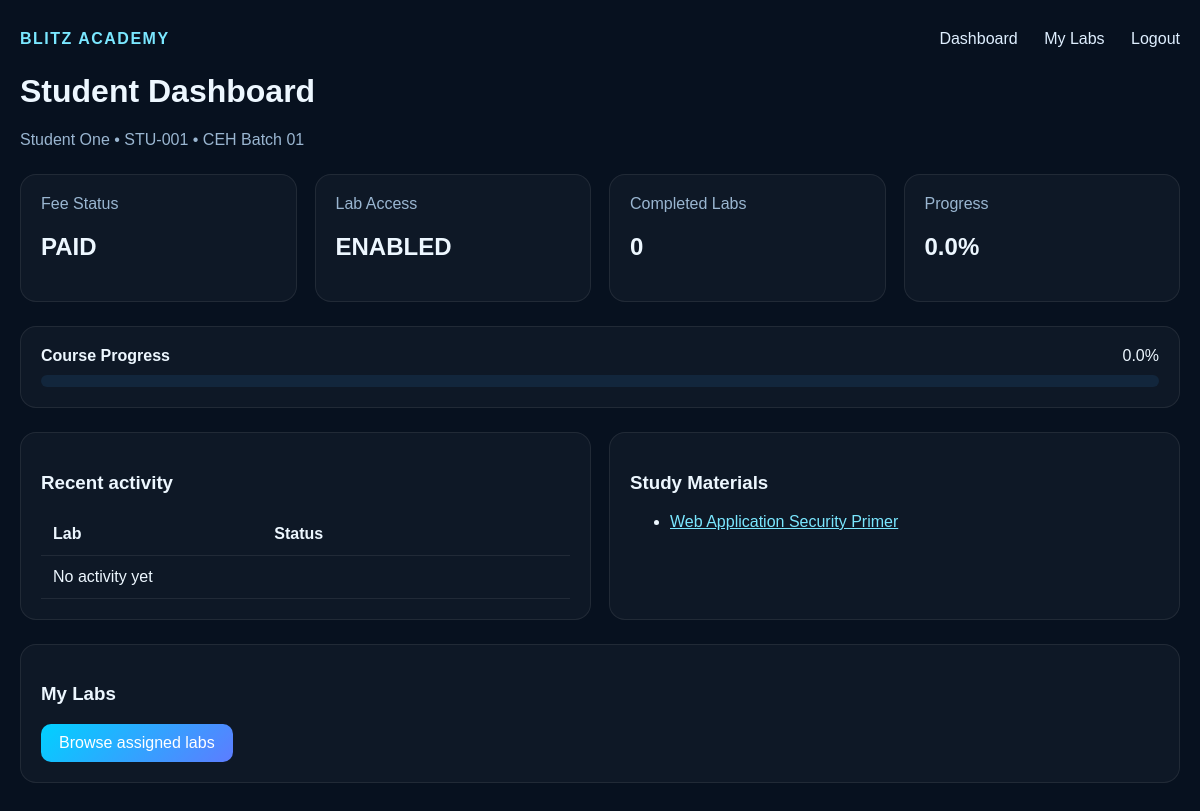
The app's page /dashboard/ (signed in) with its own data.
### academy/models.py (models this page shows, shortened)
class Student(models.Model):
    FEE_STATUS_CHOICES = [
        ('PAID', 'Paid'),
        ('DUE', 'Due'),
        ('PARTIAL', 'Partial'),
    ]
    LAB_ACCESS_CHOICES = [
        ('ENABLED', 'Enabled'),
        ('DISABLED', 'Disabled'),
    ]
    ACCOUNT_STATUS_CHOICES = [
        ('ACTIVE', 'Active'),
        ('SUSPENDED', 'Suspended'),
        ('INACTIVE', 'Inactive'),
    ]
    user = models.OneToOneField(User, on_delete=models.CASCADE, related_name='student_profile')
    student_id = models.CharField(max_length=50, unique=True)
    full_name = models.CharField(max_length=150)
    phone = models.CharField(max_length=20, blank=True, null=True)
    academy_class = models.ForeignKey(AcademyClass, on_delete=models.SET_NULL, null=True, blank=True, related_name='students')
    fee_status = models.CharField(max_length=20, choices=FEE_STATUS_CHOICES, default='PAID')
    lab_access = models.CharField(max_length=20, choices=LAB_ACCESS_CHOICES, default='ENABLED')
    account_status = models.CharField(max_length=20, choices=ACCOUNT_STATUS_CHOICES, default='ACTIVE')
    course_start_date = models.DateField(default=timezone.now)
    course_expiry_date = models.DateField(default=timezone.now)
    created_at = models.DateTimeField(default=timezone.now)
    class Meta:
        db_table = 'students'

class AcademyClass(models.Model):
    STATUS_CHOICES = [
        ('ACTIVE', 'Active'),
        ('INACTIVE', 'Inactive'),
        ('COMPLETED', 'Completed'),
    ]
    class_id = models.CharField(max_length=50, unique=True)
    name = models.CharField(max_length=150)
    batch_name = models.CharField(max_length=100)
    course = models.ForeignKey(Course, on_delete=models.CASCADE, related_name='classes')
    instructor = models.ForeignKey(User, on_delete=models.SET_NULL, null=True, blank=True, related_name='classes_managed')
    start_date = models.DateField(default=timezone.now)
    end_date = models.DateField(default=timezone.now)
    description = models.TextField(blank=True)
    status = models.CharField(max_length=20, choices=STATUS_CHOICES, default='ACTIVE')
    created_at = models.DateTimeField(default=timezone.now)
    class Meta:
        db_table = 'classes'

class StudyMaterial(models.Model):
    VISIBILITY_CHOICES = [
        ('CLASS', 'Class'),
        ('GLOBAL', 'Global'),
        ('STUDENT', 'Student'),
    ]
    title = models.CharField(max_length=200)
    description = models.TextField(blank=True)
    course = models.ForeignKey(Course, on_delete=models.CASCADE, related_name='materials')
    academy_class = models.ForeignKey(AcademyClass, on_delete=models.CASCADE, related_name='materials', null=True, blank=True)
    category = models.CharField(max_length=100, default='General')
    related_lab = models.ForeignKey(Lab, on_delete=models.SET_NULL, null=True, blank=True, related_name='study_materials')
    file_name = models.CharField(max_length=255)
    file_type = models.CharField(max_length=50, default='pdf')
    visibility = models.CharField(max_length=20, choices=VISIBILITY_CHOICES, default='CLASS')
    student = models.ForeignKey(Student, on_delete=models.SET_NULL, null=True, blank=True, related_name='student_materials')
    publish_date = models.DateTimeField(default=timezone.now)
    is_published = models.BooleanField(default=True)
    version = models.CharField(max_length=20, default='1.0')
    created_at = models.DateTimeField(default=timezone.now)
    class Meta:
        db_table = 'study_materials'

### academy/views.py (the view)
# urls.py: path('dashboard/', views.dashboard, name='dashboard'),
@login_required
def dashboard(request):
    user = request.user
    if user.role == 'STUDENT':
        student = Student.objects.filter(user=user).select_related('academy_class', 'academy_class__course').first()
        if not student:
            return HttpResponseForbidden('Student profile not found.')
        labs = Lab.objects.filter(id__in=LabAssignment.objects.filter(student=student).values_list('lab_id', flat=True))
        materials = StudyMaterial.objects.filter(
            Q(academy_class=student.academy_class) | Q(visibility='GLOBAL')
        ).select_related('course', 'academy_class').order_by('-publish_date')[:5]
        completed = LabAttempt.objects.filter(student=student, status='SUCCESS').values_list('lab_id', flat=True).distinct()
        total_labs = Lab.objects.filter(is_active=True).count()
        progress = round((completed.count() / total_labs) * 100, 2) if total_labs else 0
        return render(request, 'dashboard.html', {
            'student': student,
            'labs': labs,
            'materials': materials,
            'total_labs': total_labs,
            'completed_count': completed.count(),
            'remaining_labs': max(total_labs - completed.count(), 0),
            'progress': progress,
            'points': sum(l.points for l in Lab.objects.filter(id__in=completed)),
            'recent_activity': LabAttempt.objects.filter(student=student).order_by('-submitted_at')[:5],
        })
    if user.role in {'ADMIN', 'SUPER_ADMIN', 'INSTRUCTOR'}:
        return redirect('admin_dashboard')
    return HttpResponseForbidden('Access denied.')

### templates/dashboard.html (shortened to what this page needs)
<!doctype html>
<html lang="en">
  <head>
  </head>
  <body>
    <div class="container">
      <header class="topbar">
        <div class="brand">BLITZ ACADEMY</div>
        <nav class="nav">
          <a href="/dashboard/">Dashboard</a>
          <a href="/labs/">My Labs</a>
          <a href="/logout/">Logout</a>
        </nav>
      </header>
      <h1>Student Dashboard</h1>
      <p class="muted">{{ student.full_name }} • {{ student.student_id }} • {{ student.academy_class.name }}</p>
      <div class="grid" style="margin-top:25px;">
        <div class="card"><div class="muted">Fee Status</div><h2>{{ student.fee_status }}</h2></div>
        <div class="card"><div class="muted">Lab Access</div><h2>{{ student.lab_access }}</h2></div>
        <div class="card"><div class="muted">Completed Labs</div><h2>{{ completed_count }}</h2></div>
        <div class="card"><div class="muted">Progress</div><h2>{{ progress }}%</h2></div>
      </div>
      <div class="card" style="margin-top:24px;">
        <div style="display:flex; justify-content:space-between; align-items:center; margin-bottom:10px;">
          <strong>Course Progress</strong>
          <span>{{ progress }}%</span>
        </div>
        <div class="progress"><span style="width:{{ progress }}%"></span></div>
      </div>
      <div class="grid" style="margin-top:24px;">
        <div class="card">
          <h3>Recent activity</h3>
          <table>
            <thead>
              <tr><th>Lab</th><th>Status</th></tr>
            </thead>
            <tbody>
              {% for item in recent_activity %}
                <tr><td>{{ item.lab.name }}</td><td>{{ item.status }}</td></tr>
              {% empty %}
                <tr><td colspan="2">No activity yet</td></tr>
              {% endfor %}
            </tbody>
          </table>
        </div>
        <div class="card">
          <h3>Study Materials</h3>
          <ul>
            {% for material in materials %}
              <li><a href="/materials/{{ material.pk }}/" style="color:#7ae7ff;">{{ material.title }}</a></li>
            {% empty %}
              <li>No materials available yet.</li>
            {% endfor %}
          </ul>
        </div>
      </div>
      <div class="card" style="margin-top:24px;">
        <h3>My Labs</h3>
        <a class="btn" href="/labs/">Browse assigned labs</a>
      </div>
    </div>
  </body>
</html>

### templates/dashboard.html (style rules this page uses)
body { font-family: Arial, sans-serif; background: #07111f; color: #edf7ff; margin: 0; }
.container { max-width: 1200px; margin: 0 auto; padding: 30px 20px; }
.topbar { display: flex; justify-content: space-between; align-items: center; margin-bottom: 25px; }
.brand { font-weight: bold; letter-spacing: 1.5px; color: #7ae7ff; }
.nav a { color: #dfefff; text-decoration: none; margin-left: 22px; }
.grid { display: grid; grid-template-columns: repeat(auto-fit, minmax(220px, 1fr)); gap: 18px; }
.card { background: rgba(255,255,255,0.03); border: 1px solid rgba(255,255,255,0.08); border-radius: 16px; padding: 20px; }
.progress { background: #12263c; height: 12px; border-radius: 999px; overflow: hidden; }
table { width: 100%; border-collapse: collapse; margin-top: 18px; }
th, td { padding: 12px; text-align: left; border-bottom: 1px solid rgba(255,255,255,0.08); }
.btn { background: linear-gradient(135deg, #00d1ff, #5d7cff); color: white; padding: 10px 18px; border-radius: 10px; text-decoration: none; display: inline-block; }
.muted { color: #9ab6d1; }

### records on screen
Student: full_name "Student One", student_id "STU-001", academy_class.name "CEH Batch 01", fee_status "PAID", lab_access "ENABLED"
StudyMaterial: title "Web Application Security Primer"

### other values on screen
{{ completed_count }} "0"
{{ progress }} "0.0"
